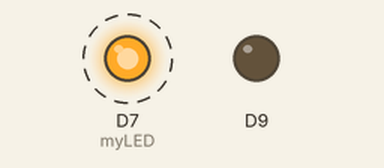
Simulated run of this sketch. Board: Particle Photon. Parts: output pins drawn as LEDs (lit = HIGH). Dashed ring = blinking.

Above: at 0.2 s.
Timing chart, 0 to 3.0 s (numbered marks = the images above):
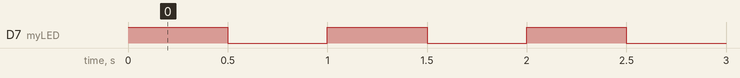

Measured:
- by itself, D7 (myLED): alternates HIGH for 0.50 s and LOW for 0.50 s

The sketch:

Test1.ino
```cpp
// (licence header left out)
// Core library for code-sense - IDE-based
#if defined(WIRING) // Wiring specific
#include "Wiring.h"
#elif defined(MAPLE_IDE) // Maple specific
#include "WProgram.h"
#elif defined(MPIDE) // chipKIT specific
#include "WProgram.h"
#elif defined(DIGISPARK) // Digispark specific
#include "Arduino.h"
#elif defined(ENERGIA) // LaunchPad specific
#include "Energia.h"
#elif defined(LITTLEROBOTFRIENDS) // LittleRobotFriends specific
#include "LRF.h"
#elif defined(MICRODUINO) // Microduino specific
#include "Arduino.h"
#elif defined(TEENSYDUINO) // Teensy specific
#include "Arduino.h"
#elif defined(REDBEARLAB) // RedBearLab specific
#include "Arduino.h"
#elif defined(SPARK) // Spark specific
#include "application.h"
#elif defined(ARDUINO) // Arduino 1.0 and 1.5 specific
#include "Arduino.h"
#else // error
#error Platform not defined
#endif // end IDE

// Include application, user and local libraries


// Define variables and constants
//
// Brief	Name of the LED
// Details	Each board has a LED but connected to a different pin
//
#include <Arduino.h>
uint8_t myLED;


//
// Brief	Setup
// Details	Define the pin the LED is connected to
//
// Add setup code
void setup() {
    // myLED pin number
#if defined(ENERGIA) // All LaunchPads supported by Energia
    myLED = RED_LED;
#elif defined(DIGISPARK) // Digispark specific
    myLED = 1; // assuming model A
#elif defined(MAPLE_IDE) // Maple specific
    myLED = BOARD_LED_PIN;
#elif defined(WIRING) // Wiring specific
    myLED = 15;
#elif defined(LITTLEROBOTFRIENDS) // LittleRobotFriends specific
    myLED = 10;
#elif defined(SPARK) // Spark specific
    myLED = D7;
#else // Arduino, chipKIT, Teensy specific
    myLED = 13;
#endif
    pinMode(9, OUTPUT);
    pinMode(myLED, OUTPUT);
}

//
// Brief	Loop
// Details	Blink the LED
//
// Add loop code
void loop() {
    digitalWrite(myLED, HIGH);
    delay(500);
    digitalWrite(myLED, LOW);
    delay(500);
}
```

LocalLibrary.cpp
```cpp

```
